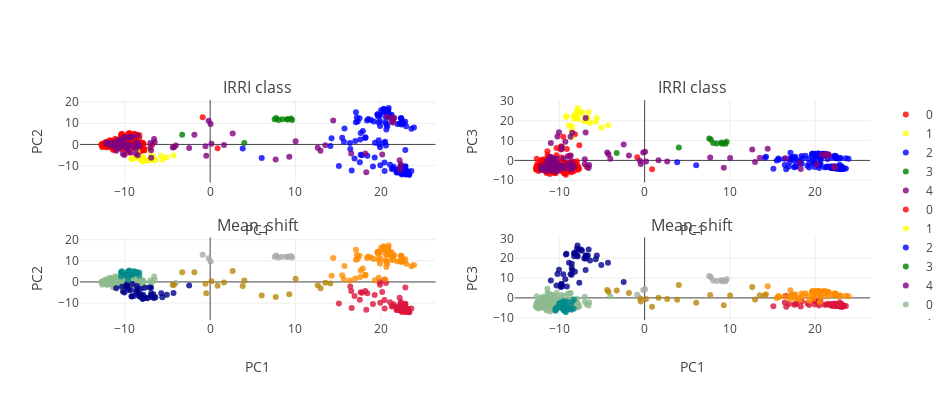

Source (notebook cell):
### Markdown cell above
### B. Global variation

#### i. PCA

Perform PCA across data set.

Perform Mean shift clustering to attempt to extract genetically coherent groups of accessions.

These can later be used for supervised analysis.

### Code cell
PCA_color_ref= ['darkseagreen','crimson', 'darkorange', 'darkblue', 'darkcyan',
            'darkgoldenrod', 'darkgray', 'darkgrey', 'darkgreen',
            'darkkhaki', 'darkmagenta', 'darkolivegreen', 'darkorange',
            'darkorchid', 'darkred', 'darksalmon', 'darkseagreen',
            'darkslateblue', 'darkslategray', 'darkslategrey',
            'darkturquoise', 'darkviolet', 'deeppink']

## Perform PCA
n_comp= 5
pca = PCA(n_components=n_comp, whiten=False,svd_solver='randomized')

feats= pca.fit_transform(gen_sample)

## perform MeanShift clustering.
bandwidth = estimate_bandwidth(feats, quantile=0.15)

ms = MeanShift(bandwidth=bandwidth, bin_seeding=False, cluster_all=True, min_bin_freq=15)
ms.fit(feats)
labels1 = ms.labels_
label_select = {y:[x for x in range(len(labels1)) if labels1[x] == y] for y in sorted(list(set(labels1)))}

###
from structure_tools.Tutorial_subplots import plot_global_classes


plot_global_classes(feats,
                    code_lib,
                    label_select,
                    color_groups,
                    PCA_color_ref,
                    title_I= 'IRRI class',
                    title_II= 'Mean_shift',height= 400, width= 950)
